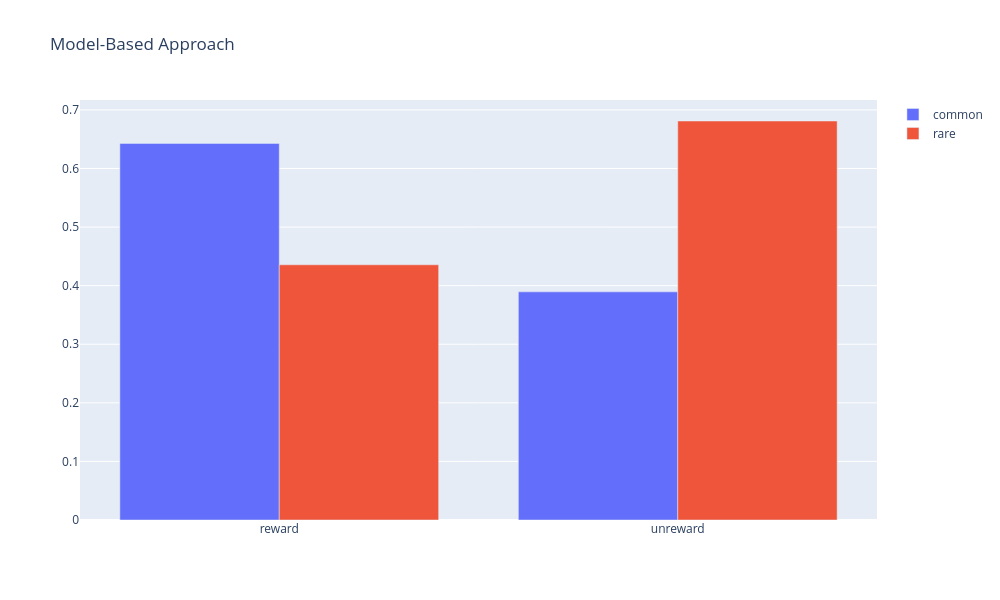

Notebook code cell kept with this figure:
### Code cell
fig = go.Figure()
fig.add_trace(go.Bar(x=["reward", "unreward"], y=[p_common_reward, p_common_unreward], name="common"))
fig.add_trace(go.Bar(x=["reward", "unreward"], y=[p_rare_reward, p_rare_unreward], name="rare"))
fig.update_layout(barmode="group", title="Model-Based Approach", width=1000, height=600)
fig.show()

### Figure 1 — Plotly figure (JSON) as saved in the notebook; plotly's stock layout.template omitted (floating-point values rounded to 4 significant figures)
{"data": [{"name": "common", "x": ["reward", "unreward"], "y": [0.6428, 0.3894], "type": "bar"}, {"name": "rare", "x": ["reward", "unreward"], "y": [0.4356, 0.681], "type": "bar"}], "layout": {"barmode": "group", "title": {"text": "Model-Based Approach"}, "width": 1000, "height": 600}}
